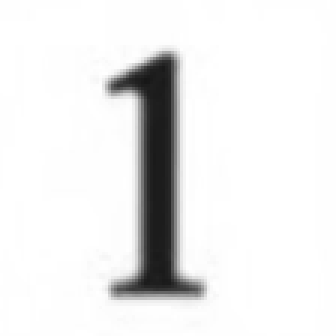
#> input picture digits/s1.png, 112 x 112 px (shown 3 times larger)
$ python digit_recognizer.py
#> lines starting #> are read from the running program, lines starting #| are printed output that depends on the picture; after the words box and inside, x2 and y2 are one past the last pixel; in counts of white or black regions, pixels touching at a corner belong together
import cv2
import numpy as np

neurons = []
biases = []
weights = []
l_size = [784, 100, 10]
num_layers = len(l_size)

def sigmoid(z):
	return 1.0/(1.0+np.exp(-z))

def feedforward(neurons, weights, biases):
	for l in range(1, num_layers):
		neurons[l] = sigmoid(np.dot(weights[l], neurons[l-1].T) + biases[l])
	return neurons

for i in l_size:
	neurons.append(np.full(i, 0.0))

weights = np.load("weights.npz", allow_pickle=True)["arr_0"]
#> (reads weights.npz from the repository)
biases = np.load("biases.npz", allow_pickle=True)["arr_0"]
#> (reads biases.npz from the repository)

#for i in range(1, 10):
ret, img = cv2.threshold(cv2.equalizeHist(cv2.imread('digits/s1.png', 0)), 23, 255, cv2.THRESH_BINARY_INV)
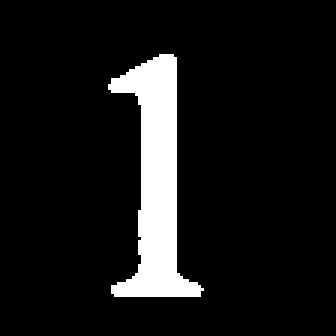
#> img: shape (112, 112) (shown 3 times larger); 9.2% white; 1 white region, box (x1, y1, x2, y2) and area: (36, 18, 68, 99) 1155
resized = cv2.resize(img, (28, 28))
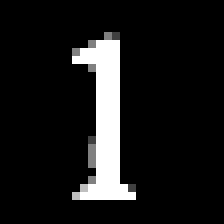
#> resized: shape (28, 28) (shown 8 times larger); min 0, max 255, mean 25.1

# cv2.imshow("image", resized)
# cv2.waitKey(0)
# cv2.destroyAllWindows()

neurons[0] = np.divide(resized[resized > -1], 255.0)
neurons = feedforward(neurons, weights, biases)
#> after the loop in feedforward, `for l in range(1, num_layers):`: neurons = 3 items
#> neurons = 3 items

print(np.argmax(neurons[num_layers-1]))
#| 1
print(neurons[2])
#| [5.46100076e-05 2.77879104e-01 8.89241530e-07 4.63830094e-06
#|  2.10603399e-06 6.83596605e-08 8.86460138e-08 4.62420743e-05
#|  1.03081067e-02 1.80739589e-09]
print("\n")
